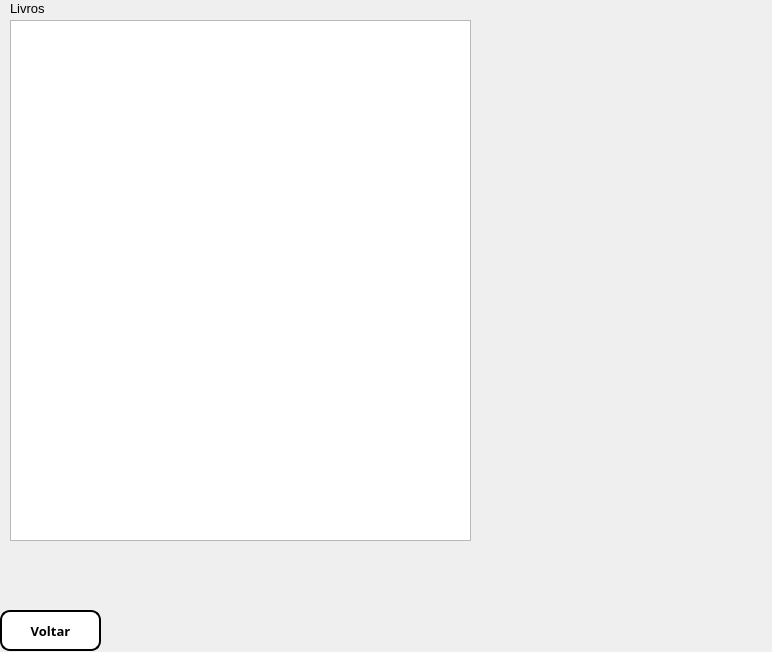
<?xml version="1.0" encoding="UTF-8"?>
<ui version="4.0">
 <class>Form</class>
 <widget class="QWidget" name="Form">
  <property name="geometry">
   <rect>
    <x>0</x>
    <y>0</y>
    <width>772</width>
    <height>652</height>
   </rect>
  </property>
  <property name="windowTitle">
   <string>Form</string>
  </property>
  <widget class="QLabel" name="label">
   <property name="geometry">
    <rect>
     <x>10</x>
     <y>0</y>
     <width>71</width>
     <height>16</height>
    </rect>
   </property>
   <property name="font">
    <font>
     <pointsize>10</pointsize>
    </font>
   </property>
   <property name="text">
    <string>Livros</string>
   </property>
  </widget>
  <widget class="QListWidget" name="lista">
   <property name="geometry">
    <rect>
     <x>10</x>
     <y>20</y>
     <width>461</width>
     <height>521</height>
    </rect>
   </property>
  </widget>
  <widget class="QPushButton" name="confirm_4">
   <property name="geometry">
    <rect>
     <x>0</x>
     <y>610</y>
     <width>101</width>
     <height>41</height>
    </rect>
   </property>
   <property name="font">
    <font>
     <family>Rockwell Extra Bold</family>
     <pointsize>10</pointsize>
     <weight>75</weight>
     <bold>true</bold>
    </font>
   </property>
   <property name="styleSheet">
    <string notr="true">QPushButton {
    background-color:White;
    color: black;
    border-radius: 10px;
    border: 2px solid black;
}

QPushButton:hover {
    background-color: Gray;
    color: white;
    border: 2px solid white;
}

QPushButton:pressed {
    background-color:Gray;
    border: 2px solid yellow;
}</string>
   </property>
   <property name="text">
    <string>Voltar</string>
   </property>
  </widget>
 </widget>
 <resources/>
 <connections/>
</ui>
